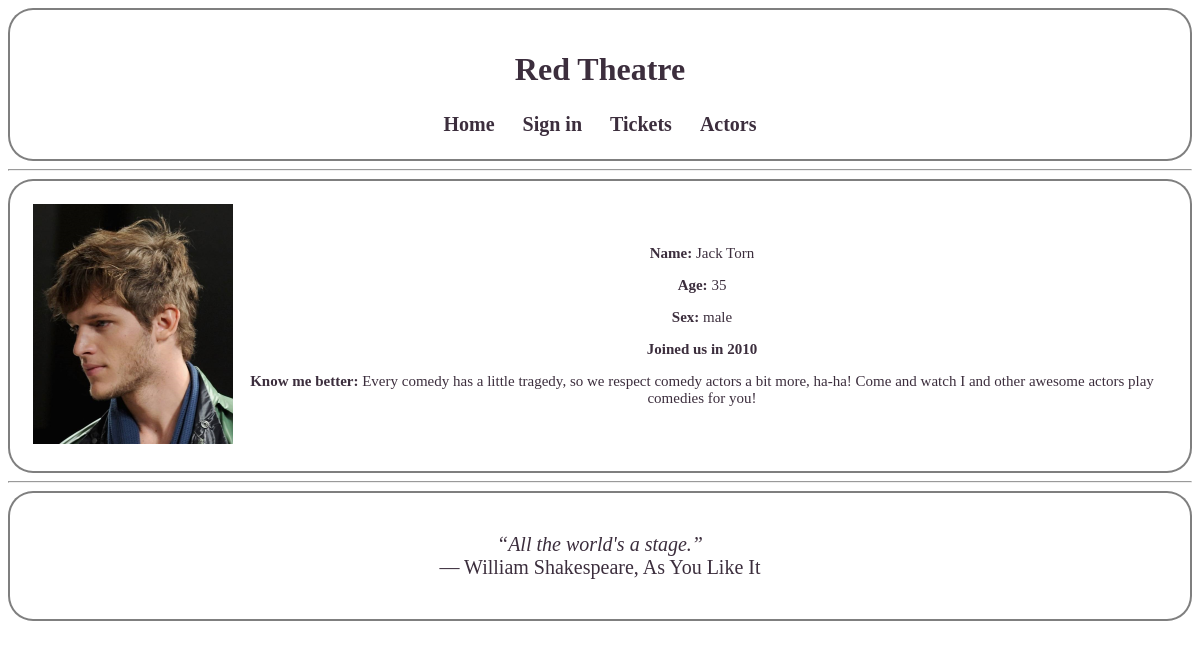
The page /act/4 on the database its author committed.
### models.py (models this page shows, shortened)
class Employee(db.Model):
    id = db.Column(db.Integer, primary_key=True, autoincrement=True)
    name = db.Column(db.String(64))
    birth = db.Column(db.DateTime)
    hire_date = db.Column(db.DateTime)
    sex = db.Column(db.String(1))
    payment = db.Column(db.Integer)
    children = db.Column(db.Integer)

class Actor(db.Model):
    employee_id = db.Column(db.Integer, db.ForeignKey('employee.id'), primary_key=True)
    employee = db.relationship("Employee", backref=db.backref('actors', lazy=True))
    height = db.Column(db.Integer)
    weight = db.Column(db.Integer)
    voice_range = db.Column(db.Integer, db.ForeignKey('voice.id'))
    best_genre = db.Column(db.Integer, db.ForeignKey('genre.id'))
    about = db.Column(db.String(1000))

### app.py (the view)
@app.route('/act/<actor_id>')
def actor_page(actor_id):
    actor = models.Actor.query.filter_by(employee_id=actor_id).first()
    actor_awards = models.Award.query.filter_by(actor_id=actor_id).order_by(models.Award.date).all()
    actor_info = dict()
    name = str(models.Employee.query.get(actor.employee_id).name)
    age = datetime.date.today().year - models.Employee.query.get(actor.employee_id).birth.year
    sex = str(models.Employee.query.get(actor.employee_id).sex)
    sex = 'female' if sex == 'f' else 'male'
    actor_info['name'] = name
    actor_info['age'] = age
    actor_info['sex'] = sex
    actor_info['about'] = str(actor.about)
    actor_info['hire'] = models.Employee.query.get(actor.employee_id).hire_date.year
    actor_info['genre'] = str(models.Genre.query.get(actor.best_genre))
    actor_info['voice'] = str(models.Voice.query.get(actor.voice_range))
    actor_info['photo_id'] = actors_photos_dir + str(actor.employee_id) + ".png"
    actor_awards = actor_awards if len(actor_awards) > 0 else None
    return render_template('act/actor_page.html', title=name, actor=actor_info, awards=actor_awards)

### models.py (called while the page is built)
    def __repr__(self):
        return self.name

    def __repr__(self):
        return self.name

### templates/act/actor_page.html (shortened to what this page needs)
{% extends "base.html" %}
{% block content %}
<div id="actor_page">
    <table style="width:100%">
            <tr>
                <td><img src={{ actor.photo_id }} width=200></td>
                <td><div id="info">
                    <p><b>Name:</b> {{ actor.name }}</p>
                    <p><b>Age:</b> {{ actor.age }}</p>
                    <p><b>Sex:</b> {{ actor.sex }}</p>
                    <p><b>Joined us in {{ actor.hire }}</b></p>
                    <p><b>Know me better:</b> {{ actor.about }}</p>
                </div></td>
            </tr>
    </table>
    </div>
{% endblock %}

### static/style.css (style rules this page uses)
body { color: #3C2E3D; background-image: url("/static/images/body.png"); background-repeat: no-repeat; background-size: cover; }
#info { font-family: Georgia; font-size: 15px; text-align: center; }

### rows shown on the page
Employee: name "Jack Torn"
Actor: about "Every comedy has a little tragedy, so we respect comedy actors a bit more, ha-ha! Come and watch I and other awesome actors play comedies for you!"

### other values the page prints
{{ actor.age }} "35"
{{ actor.sex }} "male"
{{ actor.hire }} "2010"
